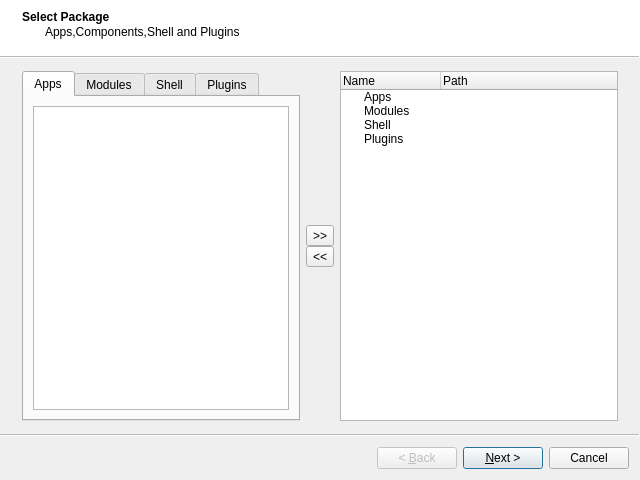
<?xml version="1.0" encoding="UTF-8"?>
<ui version="4.0">
 <class>UploadToDeviceWizard</class>
 <widget class="QWizard" name="UploadToDeviceWizard">
  <property name="geometry">
   <rect>
    <x>0</x>
    <y>0</y>
    <width>640</width>
    <height>480</height>
   </rect>
  </property>
  <property name="windowTitle">
   <string>Wizard</string>
  </property>
  <property name="modal">
   <bool>true</bool>
  </property>
  <property name="wizardStyle">
   <enum>QWizard::AeroStyle</enum>
  </property>
  <widget class="QWizardPage" name="wizardPage1">
   <property name="title">
    <string>Select Package</string>
   </property>
   <property name="subTitle">
    <string>Apps,Components,Shell and Plugins</string>
   </property>
   <layout class="QHBoxLayout" name="horizontalLayout">
    <item>
     <widget class="QTabWidget" name="TWSourct">
      <property name="currentIndex">
       <number>0</number>
      </property>
      <widget class="QWidget" name="tab">
       <attribute name="title">
        <string>Apps</string>
       </attribute>
       <layout class="QVBoxLayout" name="verticalLayout_3">
        <item>
         <widget class="PrjListView" name="LVApps"/>
        </item>
       </layout>
      </widget>
      <widget class="QWidget" name="tab_2">
       <attribute name="title">
        <string>Modules</string>
       </attribute>
       <layout class="QVBoxLayout" name="verticalLayout_4">
        <item>
         <widget class="PrjListView" name="LVModules"/>
        </item>
       </layout>
      </widget>
      <widget class="QWidget" name="tab_3">
       <attribute name="title">
        <string>Shell</string>
       </attribute>
       <layout class="QVBoxLayout" name="verticalLayout_5">
        <item>
         <widget class="PrjListView" name="LVShell"/>
        </item>
       </layout>
      </widget>
      <widget class="QWidget" name="tab_4">
       <attribute name="title">
        <string>Plugins</string>
       </attribute>
       <layout class="QVBoxLayout" name="verticalLayout_6">
        <item>
         <layout class="QFormLayout" name="formLayout">
          <item row="0" column="0">
           <widget class="QLabel" name="label">
            <property name="text">
             <string>Path:</string>
            </property>
           </widget>
          </item>
          <item row="0" column="1">
           <layout class="QHBoxLayout" name="horizontalLayout_2">
            <item>
             <widget class="QLineEdit" name="LEPluginPath"/>
            </item>
            <item>
             <widget class="QToolButton" name="TBSelectPlugin">
              <property name="text">
               <string>...</string>
              </property>
             </widget>
            </item>
           </layout>
          </item>
         </layout>
        </item>
       </layout>
      </widget>
     </widget>
    </item>
    <item>
     <layout class="QVBoxLayout" name="verticalLayout">
      <property name="spacing">
       <number>0</number>
      </property>
      <item>
       <spacer name="verticalSpacer">
        <property name="orientation">
         <enum>Qt::Vertical</enum>
        </property>
        <property name="sizeHint" stdset="0">
         <size>
          <width>20</width>
          <height>40</height>
         </size>
        </property>
       </spacer>
      </item>
      <item>
       <widget class="QToolButton" name="TBAdd">
        <property name="text">
         <string>&gt;&gt;</string>
        </property>
       </widget>
      </item>
      <item>
       <widget class="QToolButton" name="TBRemove">
        <property name="text">
         <string>&lt;&lt;</string>
        </property>
       </widget>
      </item>
      <item>
       <spacer name="verticalSpacer_2">
        <property name="orientation">
         <enum>Qt::Vertical</enum>
        </property>
        <property name="sizeHint" stdset="0">
         <size>
          <width>20</width>
          <height>40</height>
         </size>
        </property>
       </spacer>
      </item>
     </layout>
    </item>
    <item>
     <widget class="QTreeWidget" name="TWTarget">
      <column>
       <property name="text">
        <string>Name</string>
       </property>
      </column>
      <column>
       <property name="text">
        <string>Path</string>
       </property>
      </column>
      <item>
       <property name="text">
        <string>Apps</string>
       </property>
      </item>
      <item>
       <property name="text">
        <string>Modules</string>
       </property>
      </item>
      <item>
       <property name="text">
        <string>Shell</string>
       </property>
      </item>
      <item>
       <property name="text">
        <string>Plugins</string>
       </property>
      </item>
     </widget>
    </item>
   </layout>
  </widget>
  <widget class="QWizardPage" name="wizardPage2">
   <property name="sizePolicy">
    <sizepolicy hsizetype="Preferred" vsizetype="Expanding">
     <horstretch>0</horstretch>
     <verstretch>0</verstretch>
    </sizepolicy>
   </property>
   <property name="title">
    <string>Device install temp path</string>
   </property>
   <layout class="QFormLayout" name="formLayout_2">
    <item row="0" column="0">
     <widget class="QLabel" name="label_2">
      <property name="text">
       <string>De&amp;vice Path:</string>
      </property>
      <property name="buddy">
       <cstring>LEDevicePath</cstring>
      </property>
     </widget>
    </item>
    <item row="0" column="1">
     <layout class="QHBoxLayout" name="horizontalLayout_3">
      <item>
       <widget class="QLineEdit" name="LEDevicePath"/>
      </item>
      <item>
       <widget class="QToolButton" name="TBSelectDevice">
        <property name="text">
         <string>...</string>
        </property>
       </widget>
      </item>
     </layout>
    </item>
   </layout>
  </widget>
  <widget class="QWizardPage" name="wizardPage">
   <property name="title">
    <string>Finished</string>
   </property>
  </widget>
 </widget>
 <customwidgets>
  <customwidget>
   <class>PrjListView</class>
   <extends>QListView</extends>
   <header>prjlistview.h</header>
  </customwidget>
 </customwidgets>
 <tabstops>
  <tabstop>TWSourct</tabstop>
  <tabstop>LVApps</tabstop>
  <tabstop>LVModules</tabstop>
  <tabstop>LVShell</tabstop>
  <tabstop>LEPluginPath</tabstop>
  <tabstop>TBSelectPlugin</tabstop>
  <tabstop>TBAdd</tabstop>
  <tabstop>TBRemove</tabstop>
  <tabstop>TWTarget</tabstop>
  <tabstop>LEDevicePath</tabstop>
  <tabstop>TBSelectDevice</tabstop>
 </tabstops>
 <resources/>
 <connections/>
</ui>
